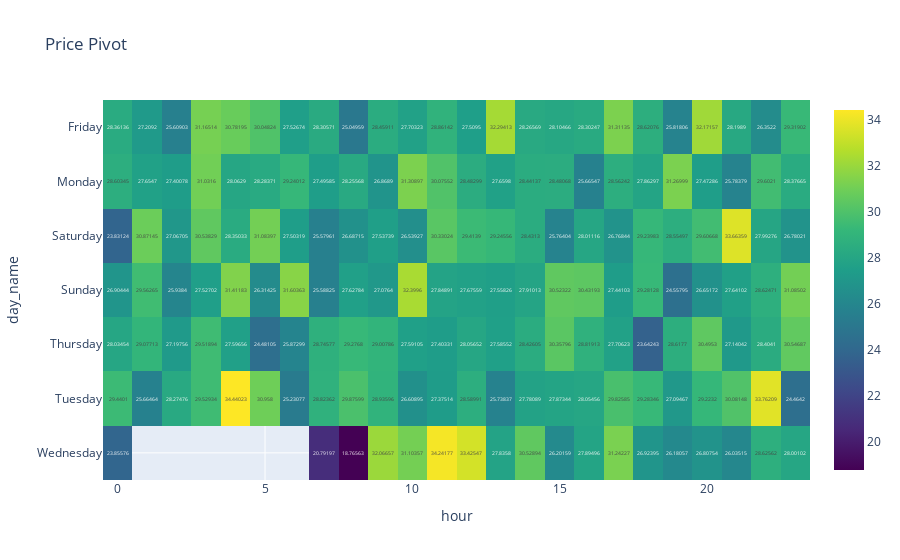

The notebook cell this image was saved under:
### Code cell
price_pivot=pd.pivot_table(daily_avg_rides,values='price',
                           index='day_name',columns='hour'
                           )
# surge_pivot = surge_pivot[sorted(surge_pivot.columns)]
# surge_pivot.columns = surge_pivot.columns.astype(int)

price_pivot = price_pivot[sorted(price_pivot.columns)]
fig=px.imshow(price_pivot,color_continuous_scale='viridis',text_auto=True, title='Price Pivot')
fig.show()

### Figure 1 — Plotly figure (JSON) as saved in the notebook; plotly's stock layout.template omitted (floating-point values rounded to 4 significant figures; data arrays with more than 128 entries replaced by an {"elided": "..."} marker saying what was removed)
{"data": [{"coloraxis": "coloraxis", "hovertemplate": "hour: %{x}<br>day_name: %{y}<br>color: %{z}<extra></extra>", "name": "0", "texttemplate": "%{z}", "type": "heatmap", "x": [0, 1, 2, 3, 4, 5, 6, 7, 8, 9, 10, 11, 12, 13, 14, 15, 16, 17, 18, 19, 20, 21, 22, 23], "xaxis": "x", "y": ["Friday", "Monday", "Saturday", "Sunday", "Thursday", "Tuesday", "Wednesday"], "yaxis": "y", "z": {"elided": "7x24 float values"}}], "layout": {"coloraxis": {"colorscale": [[0, "#440154"], [0.1111, "#482878"], [0.2222, "#3e4989"], [0.3333, "#31688e"], [0.4444, "#26828e"], [0.5556, "#1f9e89"], [0.6667, "#35b779"], [0.7778, "#6ece58"], [0.8889, "#b5de2b"], [1, "#fde725"]]}, "title": {"text": "Price Pivot"}, "xaxis": {"anchor": "y", "constrain": "domain", "domain": [0, 1], "scaleanchor": "y", "title": {"text": "hour"}}, "yaxis": {"anchor": "x", "autorange": "reversed", "constrain": "domain", "domain": [0, 1], "title": {"text": "day_name"}}}}
